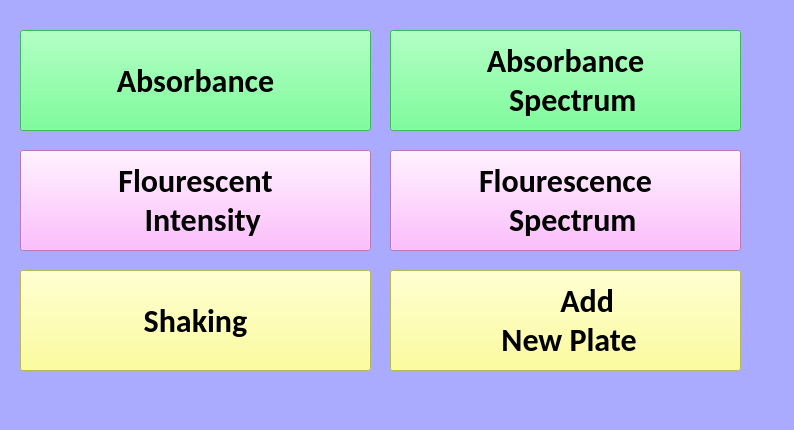
<?xml version="1.0" encoding="UTF-8"?>
<ui version="4.0">
 <class>selectProtocolScreen</class>
 <widget class="QWidget" name="selectProtocolScreen">
  <property name="geometry">
   <rect>
    <x>0</x>
    <y>0</y>
    <width>794</width>
    <height>430</height>
   </rect>
  </property>
  <property name="windowTitle">
   <string>Form</string>
  </property>
  <property name="styleSheet">
   <string notr="true">background-color: rgb(170, 170, 255);</string>
  </property>
  <widget class="QPushButton" name="absButton">
   <property name="geometry">
    <rect>
     <x>20</x>
     <y>30</y>
     <width>351</width>
     <height>101</height>
    </rect>
   </property>
   <property name="font">
    <font>
     <family>Calibri</family>
     <pointsize>24</pointsize>
     <weight>75</weight>
     <bold>true</bold>
    </font>
   </property>
   <property name="styleSheet">
    <string notr="true">background-color: rgb(85, 255, 127);</string>
   </property>
   <property name="text">
    <string>Absorbance</string>
   </property>
   <property name="icon">
    <iconset>
     <normaloff>absorbanceLogo.svg</normaloff>absorbanceLogo.svg</iconset>
   </property>
   <property name="iconSize">
    <size>
     <width>50</width>
     <height>50</height>
    </size>
   </property>
  </widget>
  <widget class="QPushButton" name="absSpecButton">
   <property name="geometry">
    <rect>
     <x>390</x>
     <y>30</y>
     <width>351</width>
     <height>101</height>
    </rect>
   </property>
   <property name="font">
    <font>
     <family>Calibri</family>
     <pointsize>24</pointsize>
     <weight>75</weight>
     <bold>true</bold>
    </font>
   </property>
   <property name="styleSheet">
    <string notr="true">background-color: rgb(85, 255, 127);</string>
   </property>
   <property name="text">
    <string>Absorbance 
  Spectrum</string>
   </property>
   <property name="icon">
    <iconset>
     <normaloff>absSpectrumLogo.svg</normaloff>absSpectrumLogo.svg</iconset>
   </property>
   <property name="iconSize">
    <size>
     <width>50</width>
     <height>50</height>
    </size>
   </property>
  </widget>
  <widget class="QPushButton" name="flrButton">
   <property name="geometry">
    <rect>
     <x>20</x>
     <y>150</y>
     <width>351</width>
     <height>101</height>
    </rect>
   </property>
   <property name="font">
    <font>
     <family>Calibri</family>
     <pointsize>24</pointsize>
     <weight>75</weight>
     <bold>true</bold>
    </font>
   </property>
   <property name="styleSheet">
    <string notr="true">background-color: rgb(255, 170, 255);</string>
   </property>
   <property name="text">
    <string>Flourescent 
  Intensity</string>
   </property>
   <property name="icon">
    <iconset>
     <normaloff>flourescenceLogo.svg</normaloff>flourescenceLogo.svg</iconset>
   </property>
   <property name="iconSize">
    <size>
     <width>50</width>
     <height>50</height>
    </size>
   </property>
  </widget>
  <widget class="QPushButton" name="flrSpecButton">
   <property name="geometry">
    <rect>
     <x>390</x>
     <y>150</y>
     <width>351</width>
     <height>101</height>
    </rect>
   </property>
   <property name="font">
    <font>
     <family>Calibri</family>
     <pointsize>24</pointsize>
     <weight>75</weight>
     <bold>true</bold>
    </font>
   </property>
   <property name="styleSheet">
    <string notr="true">background-color: rgb(255, 170, 255);</string>
   </property>
   <property name="text">
    <string>Flourescence 
  Spectrum</string>
   </property>
   <property name="icon">
    <iconset>
     <normaloff>flrSpectrumLogo.svg</normaloff>flrSpectrumLogo.svg</iconset>
   </property>
   <property name="iconSize">
    <size>
     <width>50</width>
     <height>50</height>
    </size>
   </property>
  </widget>
  <widget class="QPushButton" name="addPlateButton">
   <property name="geometry">
    <rect>
     <x>390</x>
     <y>270</y>
     <width>351</width>
     <height>101</height>
    </rect>
   </property>
   <property name="font">
    <font>
     <family>Calibri</family>
     <pointsize>24</pointsize>
     <weight>75</weight>
     <bold>true</bold>
    </font>
   </property>
   <property name="styleSheet">
    <string notr="true">background-color: rgb(255, 255, 127);</string>
   </property>
   <property name="text">
    <string>      Add 
 New Plate</string>
   </property>
   <property name="icon">
    <iconset>
     <normaloff>AddPlateLogo2.svg</normaloff>AddPlateLogo2.svg</iconset>
   </property>
   <property name="iconSize">
    <size>
     <width>70</width>
     <height>70</height>
    </size>
   </property>
  </widget>
  <widget class="QPushButton" name="shakingButton">
   <property name="geometry">
    <rect>
     <x>20</x>
     <y>270</y>
     <width>351</width>
     <height>101</height>
    </rect>
   </property>
   <property name="font">
    <font>
     <family>Calibri</family>
     <pointsize>24</pointsize>
     <weight>75</weight>
     <bold>true</bold>
    </font>
   </property>
   <property name="styleSheet">
    <string notr="true">background-color: rgb(255, 255, 127);</string>
   </property>
   <property name="text">
    <string>Shaking</string>
   </property>
   <property name="icon">
    <iconset>
     <normaloff>shakeLogo.svg</normaloff>shakeLogo.svg</iconset>
   </property>
   <property name="iconSize">
    <size>
     <width>65</width>
     <height>65</height>
    </size>
   </property>
  </widget>
 </widget>
 <resources/>
 <connections/>
</ui>
